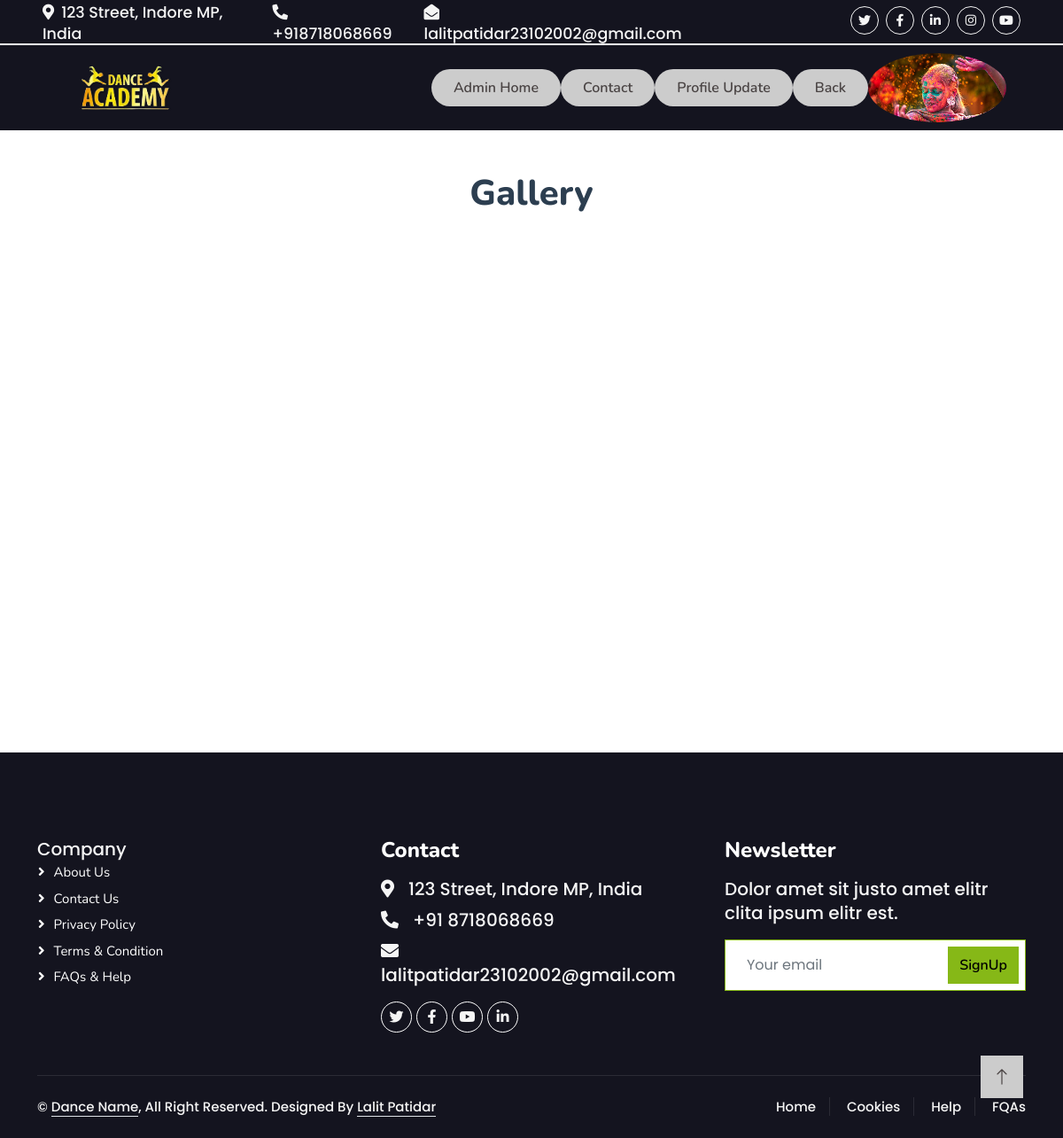
Before: /adminhome/image_show/ (signed in) with the older database file.
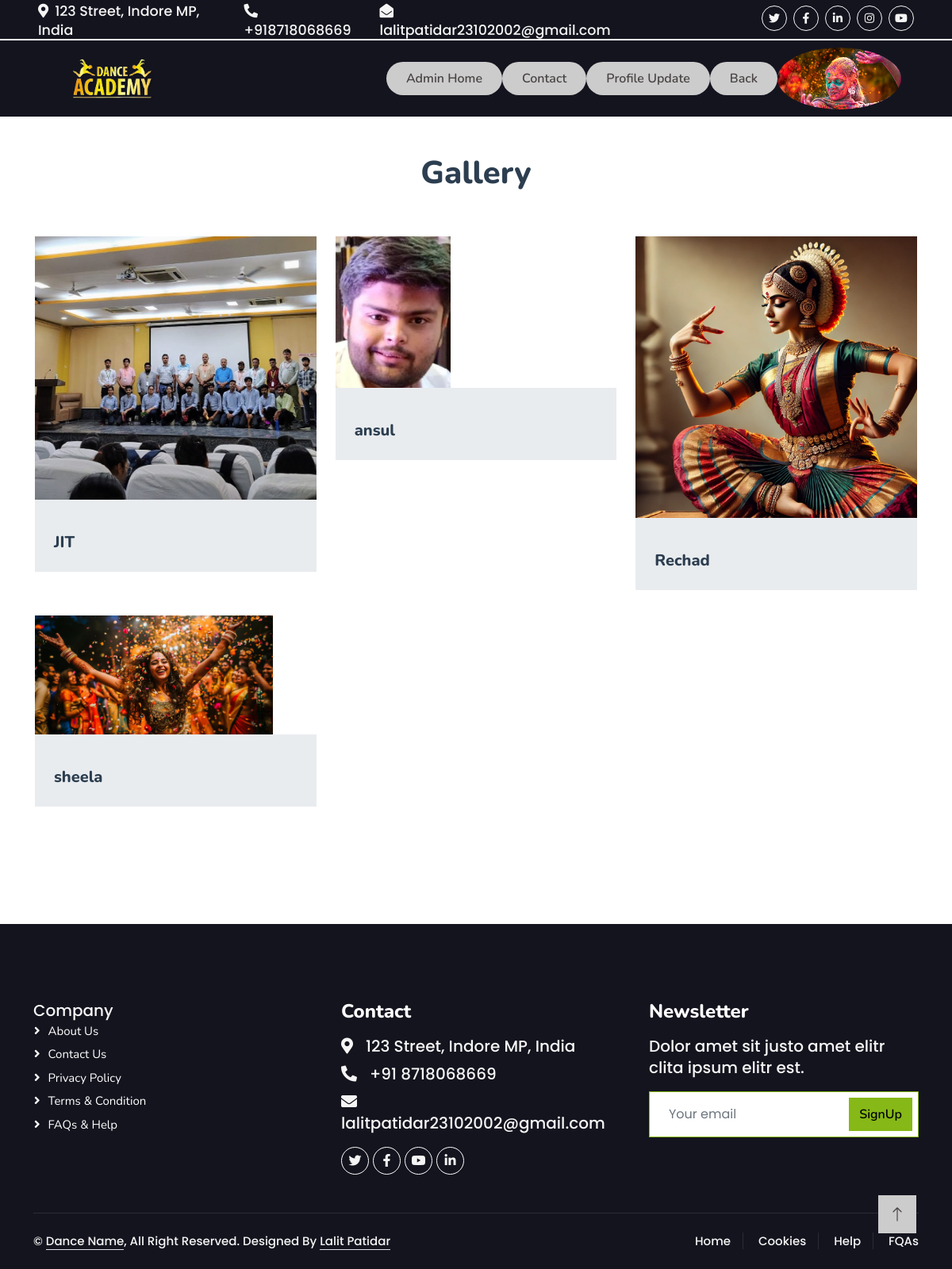
After: the same page with the newer database file.
### adminapp/models.py (models this page shows)
class eventimage(models.Model):
    id=models.AutoField(primary_key=True)
    name=models.CharField(max_length=100)
    image=models.FileField(upload_to='uploads/')

### adminapp/views.py (the view)
# urls.py: path('image_show/',views.image_show),
def image_show(request):
    image1=request.session.get('image')
    res=models.eventimage.objects.all()
    print(res)
    return render(request,"image_show.html",{'res':res,'img':image1})

### studentapp/views.py (called while the page is built)
def sessioncheckuser_middleware(get_response):
 def middleware(request):
    if request.path=='/studenthome/'  or request.path=='/studenthome/gallery1/' or request.path=='/studenthome/student_course_list/' or request.path=='/studenthome/student_batch_list/' or request.path=='/studenthome/updateprofile/' or request.path=="/studenthome/enroll_batch/" or request.path=="/studenthome/profile/":
      if "email" not in request.session:
            response=redirect('/login/')
      else:
            response=get_response(request)
    else:
        response=get_response(request)
    return response
 return middleware

### adminapp/templates/image_show.html (shortened to what this page needs)
{% extends "adminhome.html" %}
{% load static %}
{% block navbar %}
<div class="container-fluid position-relative p-0">
    <nav class="navbar navbar-expand-lg navbar-light px-4 px-lg-5 py-3 py-lg-0">
        <a href="" class="navbar-brand p-0">
            <img src="{% static 'images/logo.png' %}" alt="Logo">
        </a>
        <div class="collapse navbar-collapse" id="navbarCollapse">
            <a href="/adminhome/" class="btn btn-primary rounded-pill py-2 px-4">Admin Home</a>
            <a href="/adminhome/contect/" class="btn btn-primary rounded-pill py-2 px-4">Contact</a>
            <a href="/adminhome/admin_update_profile/" class="btn btn-primary rounded-pill py-2 px-4"> Profile Update</a>
            <a href="/adminhome/" class="btn btn-primary rounded-pill py-2 px-4">Back</a>
        </div>
        <a class="navbar-brand p-0">
            <img src='{{ img }}' style="zoom: 130%;" alt="image" value="image" >
        </a>
    </nav>
</div>
{% endblock %}
{% block main1 %}
<link href="{% static 'css/register.css' %}" rel="stylesheet">
<link href="{% static 'css/login.css' %}" rel="stylesheet">
<div class="div_register" >
<div class="container-xxl py-5 destination">
    <div class="container" style="margin-top: 50px;">
        <div class="text-center wow fadeInUp" data-wow-delay="0.1s">
            <h1 class="">Gallery</h1>
        </div>
        <div class="row py-5">
         {% for x in res %}
            <div class="col-lg-4 col-md-6 mb-4">
                <div class="rounded overflow-hidden mb-2">
                    <img class="img-fluid" src="{{ x.image.url }}" alt="">
                    <div class="bg-secondary p-4">
                        <a class="h5" href="">{{ x.name }}</a>
                    </div>
                </div>
            </div>
            {% endfor %}
        </div>
    </div>
</div>
</div>
{% endblock %}

Changed rows visible on the page:
added eventimage: image (picture), name "JIT"
added eventimage: image (picture), name "ansul"
added eventimage: image (picture), name "Rechad"
added eventimage: image (picture), name "sheela"
